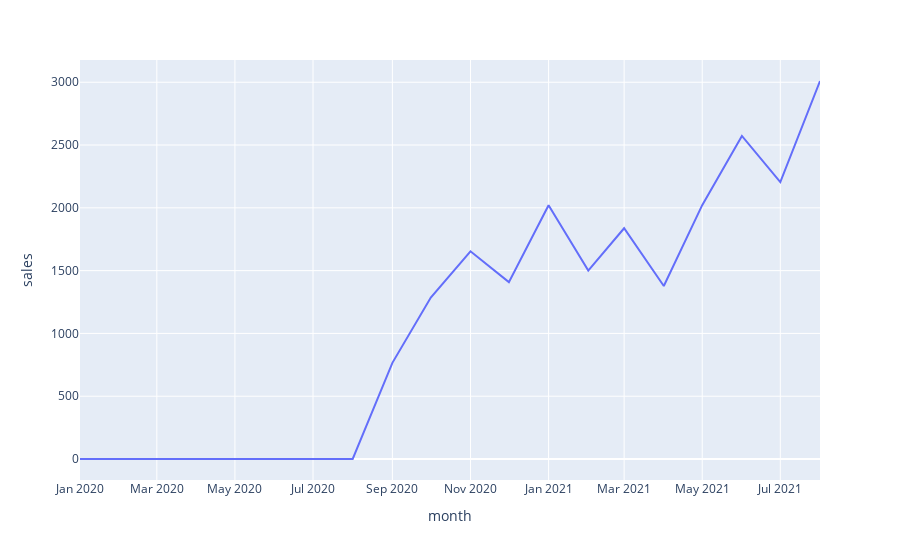

Source (notebook cell):
### Code cell
import plotly.express as px

region = 'region_1'
brand = 'brand_1'

fig = px.line(sales_train[(sales_train.region == region) & (sales_train.brand == brand)], x='month', y='sales')
fig.show()

### Figure 1 — Plotly figure (JSON) as saved in the notebook; plotly's stock layout.template omitted (floating-point values rounded to 4 significant figures)
{"data": [{"hovertemplate": "month=%{x}<br>sales=%{y}<extra></extra>", "legendgroup": "", "line": {"color": "#636efa", "dash": "solid"}, "marker": {"symbol": "circle"}, "mode": "lines", "name": "", "orientation": "v", "showlegend": false, "type": "scatter", "x": ["2020-01", "2020-02", "2020-03", "2020-04", "2020-05", "2020-06", "2020-07", "2020-08", "2020-09", "2020-10", "2020-11", "2020-12", "2021-01", "2021-02", "2021-03", "2021-04", "2021-05", "2021-06", "2021-07", "2021-08"], "xaxis": "x", "y": [0, 0, 0, 0, 0, 0, 0, 0, 765.5, 1286.0, 1654.0, 1409.0, 2021.0, 1500.0, 1837.0, 1378.0, 2021.0, 2572.0, 2205.0, 3010.0], "yaxis": "y"}], "layout": {"legend": {"tracegroupgap": 0}, "margin": {"t": 60}, "xaxis": {"anchor": "y", "domain": [0, 1], "title": {"text": "month"}}, "yaxis": {"anchor": "x", "domain": [0, 1], "title": {"text": "sales"}}}}
